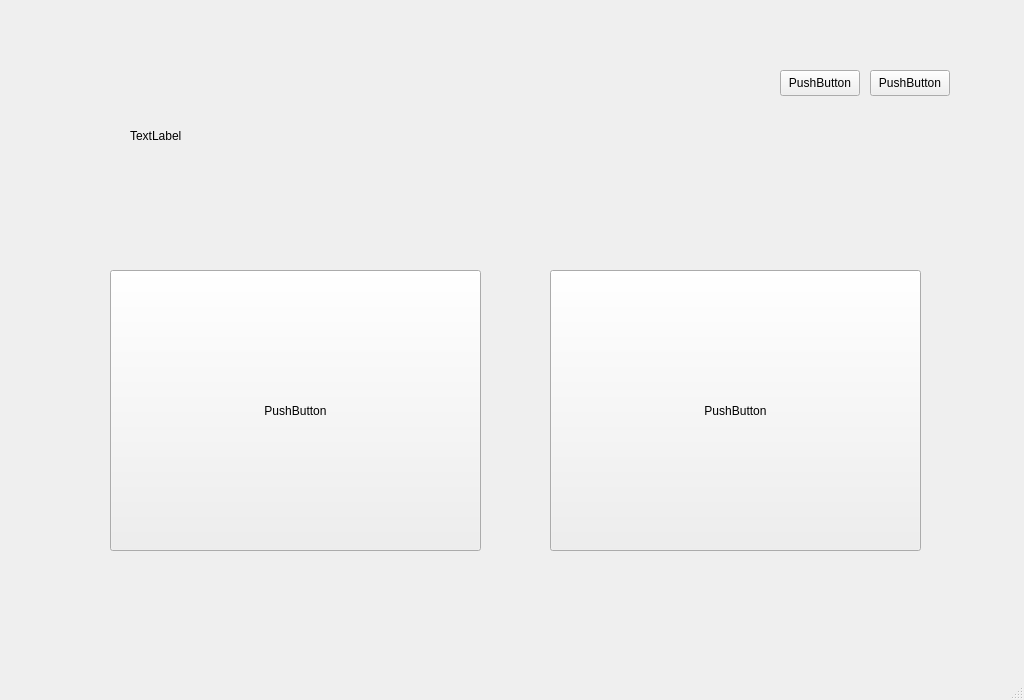
<?xml version="1.0" encoding="UTF-8"?>
<ui version="4.0">
 <class>MainWindow</class>
 <widget class="QMainWindow" name="MainWindow">
  <property name="geometry">
   <rect>
    <x>0</x>
    <y>0</y>
    <width>1024</width>
    <height>700</height>
   </rect>
  </property>
  <property name="windowTitle">
   <string>MainWindow</string>
  </property>
  <widget class="QWidget" name="centralwidget">
   <widget class="QLabel" name="label">
    <property name="geometry">
     <rect>
      <x>0</x>
      <y>0</y>
      <width>1024</width>
      <height>700</height>
     </rect>
    </property>
    <property name="text">
     <string/>
    </property>
    <property name="pixmap">
     <pixmap>../../../../桌面/homebunk.png</pixmap>
    </property>
    <property name="scaledContents">
     <bool>true</bool>
    </property>
   </widget>
   <widget class="QPushButton" name="pushButton">
    <property name="geometry">
     <rect>
      <x>780</x>
      <y>70</y>
      <width>80</width>
      <height>26</height>
     </rect>
    </property>
    <property name="text">
     <string>PushButton</string>
    </property>
   </widget>
   <widget class="QPushButton" name="pushButton_2">
    <property name="geometry">
     <rect>
      <x>870</x>
      <y>70</y>
      <width>80</width>
      <height>26</height>
     </rect>
    </property>
    <property name="text">
     <string>PushButton</string>
    </property>
   </widget>
   <widget class="QPushButton" name="pushButton_3">
    <property name="geometry">
     <rect>
      <x>110</x>
      <y>270</y>
      <width>371</width>
      <height>281</height>
     </rect>
    </property>
    <property name="text">
     <string>PushButton</string>
    </property>
   </widget>
   <widget class="QLabel" name="label_2">
    <property name="geometry">
     <rect>
      <x>130</x>
      <y>110</y>
      <width>81</width>
      <height>51</height>
     </rect>
    </property>
    <property name="text">
     <string>TextLabel</string>
    </property>
   </widget>
   <widget class="QPushButton" name="pushButton_4">
    <property name="geometry">
     <rect>
      <x>550</x>
      <y>270</y>
      <width>371</width>
      <height>281</height>
     </rect>
    </property>
    <property name="text">
     <string>PushButton</string>
    </property>
   </widget>
  </widget>
  <widget class="QStatusBar" name="statusbar"/>
 </widget>
 <resources/>
 <connections/>
</ui>
